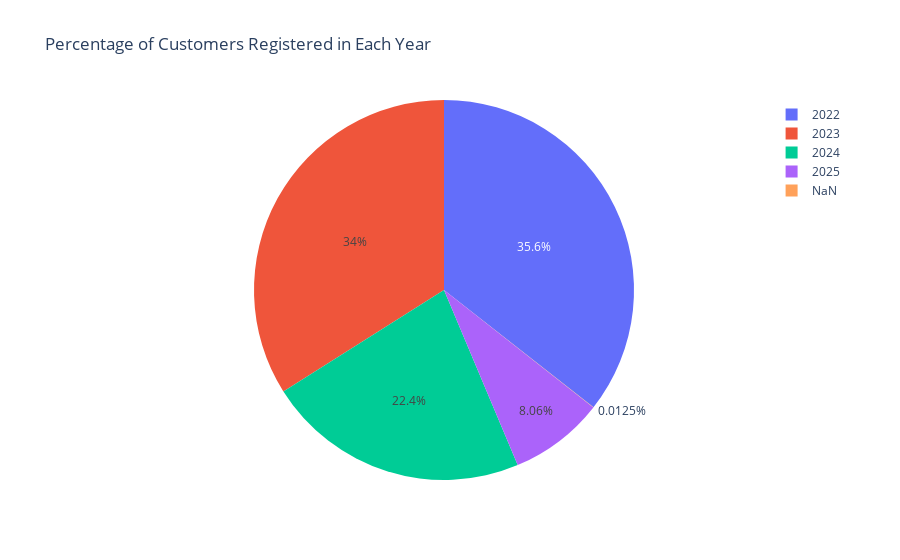

The notebook cell saved with this chart:
### Code cell
# percentage of customers registered in each year
px.pie(
    df_customers, 
    names='created_year', 
    title='Percentage of Customers Registered in Each Year')

### Figure 1 — Plotly figure (JSON) as saved in the notebook; plotly's stock layout.template omitted (floating-point values rounded to 4 significant figures; data arrays with more than 128 entries replaced by an {"elided": "..."} marker saying what was removed)
{"data": [{"domain": {"x": [0, 1], "y": [0, 1]}, "hovertemplate": "created_year=%{label}<extra></extra>", "labels": {"elided": "8028 float values"}, "legendgroup": "", "name": "", "showlegend": true, "type": "pie"}], "layout": {"legend": {"tracegroupgap": 0}, "title": {"text": "Percentage of Customers Registered in Each Year"}}}
